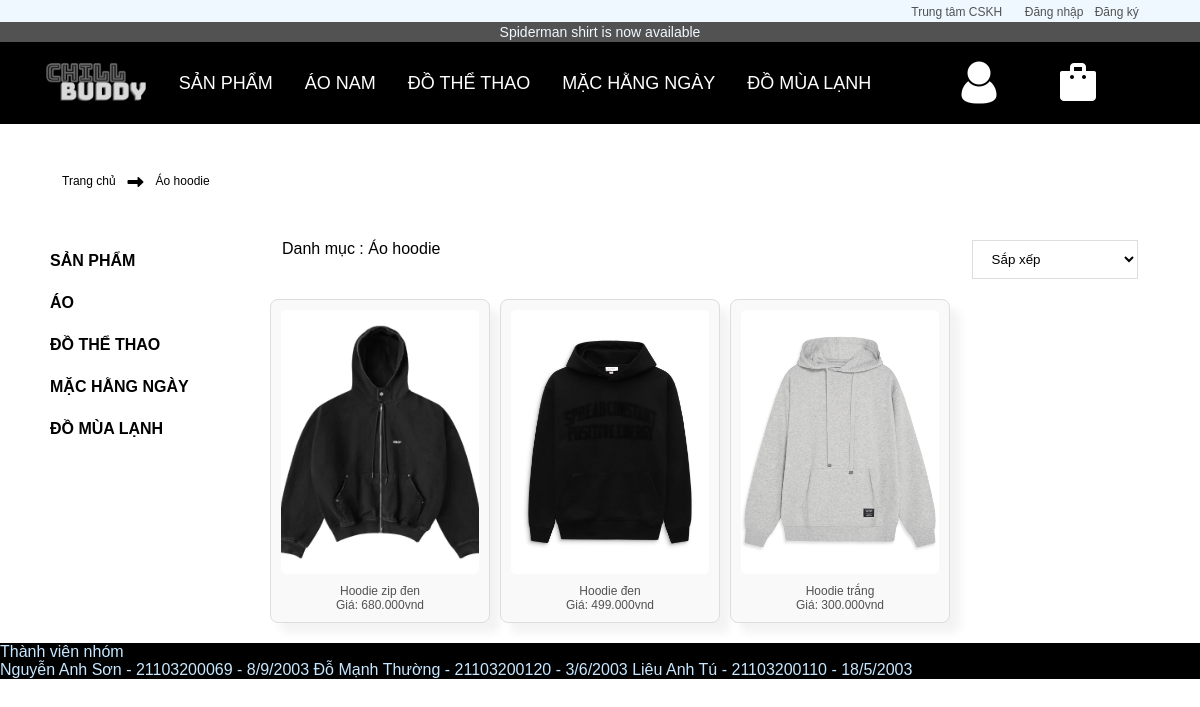
/pages/main/danhmuc.php?id=15, run on the app's committed database.
### tables this page shows
CREATE TABLE `tbl_danhmuc` (
  `id_danhmuc` int(11) NOT NULL,
  `tendanhmuc` varchar(100) NOT NULL,
  `thutu` int(11) NOT NULL
);

CREATE TABLE `tbl_ao` (
  `id_ao` int(11) NOT NULL,
  `tenao` varchar(100) NOT NULL,
  `maao` varchar(100) NOT NULL,
  `giaao` float NOT NULL,
  `soluong` int(11) NOT NULL,
  `hinhanh` varchar(100) NOT NULL,
  `mieuta` text NOT NULL,
  `id_danhmuc` int(11) NOT NULL,
  `trangthai` int(11) NOT NULL,
  `banchay` int(11) NOT NULL
);

### pages/main/danhmuc.php (the view, shortened to what this page needs)
<?php
    include("../../admin/config/connect.php");
    include("thongtin.php");
 ?>
 <?php
     $sql_danhmuc="SELECT * FROM tbl_danhmuc ORDER BY id_danhmuc DESC";
     $query_danhmuc=mysqli_query($connect,$sql_danhmuc);
?>
 <?php
    if (isset($_GET['id'])) {
        $id = $_GET['id'];
    } else {
        echo "Category ID is missing!";
        exit;
    }
    $sql_cate = "SELECT * FROM tbl_danhmuc WHERE id_danhmuc='$id' LIMIT 1";
    $query_cate = mysqli_query($connect, $sql_cate);
    $row_title = mysqli_fetch_array($query_cate);
    $sort_order = "DESC";
    $page = isset($_GET['trang']) ? $_GET['trang'] : 1;
    $begin = ($page == 1) ? 0 : ($page * 10) - 10;
    $sql_show = "SELECT * FROM tbl_ao
                 WHERE id_danhmuc='$id'
                 ORDER BY giaao $sort_order
                 LIMIT $begin,10";
    $query_show = mysqli_query($connect, $sql_show);
?>
<!DOCTYPE html>
<html lang="en">
<head>
    <link rel="stylesheet" href="../../css/style_sanpham.css">
</head>
<body>
    <div class="site-wrapper">
        <div class="site-header">
            <div class="topbar">
                <ul class="nav-main">
                    <li class="nav-main__item">
                        <a href="#" onclick="showPopupCustom()">Trung tâm CSKH</a>
                    </li>
                    <li class="nav-main__item">
                        <?php
                            if(isset($_SESSION['dangky'])){
                        ?>
                            <li><a href="#" onclick="showPopup()">Thông Tin</a></li>
                            <li> <a href="../../index.php?dangxuat=1">Đăng xuât</a></li>
                        <?php
                            }else{
                        ?>
                             <li> <a href="dangnhap.php">Đăng nhập</a></li>
                             <li> <a href="dangky.php">Đăng ký</a></li>
                        <?php
                            }
                        ?>
                    </li>
                </ul>
            </div>
            <div class="topbar-promotion">
                <p>Spiderman shirt is now available</p>
            </div>
            <div class="header">
                <div class="header__inner">
                    <div class="header__logo">
                        <a href="../../index.php">
                            <img src="../../img/logo.png" alt="Logo" class="header__logo">
                        </a>
                    </div>
                    <div class="nav__main-menu">
                        <ul class="nav__menu">
                            <li class="nav__menu-item">
                                <a href="">SẢN PHẨM</a>
                            </li>
                            <li class="nav__menu-item">
                                <a href="">ÁO NAM</a>
                            </li>
                            <li class="nav__menu-item">
                                <a href="">ĐỒ THỂ THAO</a>
                            </li>
                            <li class="nav__menu-item">
                                <a href="">MẶC HẰNG NGÀY</a>
                            </li>
                            <li class="nav__menu-item">
                                <a href="">ĐỒ MÙA LẠNH</a>
                            </li>
                        </ul>
                    </div>
                    <div class="header__actions" style="width: 250px">
                        <div class="header-actions-button">
                            <a href="#" onclick="showPopup()">
                                <img src="../../img/icon-person1.png" alt="User">
                            </a>
                        </div>
                        <div class="header-actions-button">
                            <a href="giohang/cart.php">
                                <img src="../../img/icon-shopping-basket1.png" alt="Basket">
                            </a>
                        </div>
                    </div>
                </div>
            </div>
        </div>
    </div>
     <section class="category">
        <div class="container">
            <div class="category-top row">
                <p>Trang chủ</p> <i class="fa fa-long-arrow-right" aria-hidden="true"></i>
                <p><?php
                                if(isset($row_title['tendanhmuc'])){
                                    echo $row_title['tendanhmuc'];
                                }else{
                                    echo "lỗi không lấy được data";
                                }
                    ?>
                </p>
            </div>
        </div>
        <div class="container">
            <div class="row">
                <div class="category-left">
                    <ul>
                        <li class="category-left-li"><a href="#">SẢN PHẨM</a>
                        </li>
                        <li class="category-left-li">
                            <a href="#">ÁO</a>
                        </li>
                        <li class="category-left-li"><a href="#">ĐỒ THỂ THAO</a>
                        </li>
                        <li class="category-left-li"><a href="#">MẶC HẰNG NGÀY</a>
                        </li>
                        <li class="category-left-li"><a href="#">ĐỒ MÙA LẠNH</a>
                        </li>
                    </ul>
                </div>
                <div class="category-right row">
                    <div class="category-right__top-item">
                        <p>Danh mục :
                        <?php
                                if(isset($row_title['tendanhmuc'])){
                                    echo $row_title['tendanhmuc'];
                                }else{
                                    echo "lỗi không lấy được data";
                                }
                        ?></p>
                    </div>
                    <div class="category-right__top-item">
                        <form action="" method="GET">
                            <select name="sort" onchange="this.form.submit()">
                                <option value="">Sắp xếp</option>
                            </select>
                        </form>
                    </div>
                    <div class="category-main__content row">
                        <ul class="product_list">
                            <?php
                                while($row_pro=mysqli_fetch_array($query_show)){
                            ?>
                                <li class="product">
                                    <a href="sanpham.php?id=<?php echo $row_pro['id_ao'] ?>">
                                        <img src="../../admin/modules/quanlyao/uploads/<?php echo $row_pro['hinhanh'] ?>">
                                        <p class="title_product"> <?php echo $row_pro['tenao'] ?></p>
                                        <p class="price_product">Giá: <?php echo number_format($row_pro['giaao'],0,',','.').'vnd' ?></p>
                                    </a>
                                </li>
                            <?php
                                }
                            ?>
                        </ul>
                    </div>
                </div>
            </div>
        </div>
     </section>
</body>
<footer>
    <div class="site-footer__sidebar">
        <p class="site-footer__title" style="color: #C6E7FF;">Thành viên nhóm</p>
        <p class="site-footer__description" style="color: #C6E7FF; ">
            Nguyễn Anh Sơn - 21103200069 - 8/9/2003
            Đỗ Mạnh Thường - 21103200120 - 3/6/2003
            Liêu Anh Tú - 21103200110 - 18/5/2003
        </p>
    </div>
</footer>
</html>

### css/style_sanpham.css (style rules this page uses)
* { margin: 0; padding: 0; box-sizing: border-box; font-family: Arial, Helvetica, sans-serif; }
a { text-decoration: none; color: #525252; font-size: 12px; }
.site-header { display: flex; flex-direction: column; position: sticky; top: 0; z-index: 1000; transition: transform 0.3s ease; }
.topbar { display: flex; justify-content: end; background-color: aliceblue; }
.nav-main { display: flex; justify-content: space-evenly; width: 300px; list-style: none; padding: 2px 50px 2px 0px; background-color: aliceblue; }
.topbar-promotion { background-color: #525252; padding: 2px; text-align: center; color: aliceblue; font-size: 14px; }
.header__inner { display: flex; height: 82px; justify-content: space-evenly; padding: 0px 30px 0px 30px; background-color: #000000; }
.header__logo { max-width: auto; max-height: 100px; margin-top: -5px; }
.nav__menu { display: flex; }
.nav__menu-item { position: relative; display: flex; align-items: center; list-style: none; width: auto; height: 82px; padding: 31px 16px 31px 16px; }
.nav__menu-item a { color: #FFFFFF; font-size: large; }
.header__actions { display: flex; justify-content: space-evenly; width: 200px; align-items: center; }
@media screen and (max-width: 1920px) { .product { width: calc(20% - 12px); } }
footer { background-color: #000000; color: #C6E7FF; }
.row { display: flex; flex-wrap: wrap; }
.category { padding: 50px 0 0; }
.category .container { padding: 0 50px 0 50px; }
.category-top { margin-bottom: 50px; }
.category-top p { margin: 0 12px; font-size: 12px; }
.category-left { width: 20%; }
.category-right { width: 80%; display: flex; justify-content: space-between; }
.category-right__top-item { flex: 1; padding: 0 12px; }
.category-right__top-item select { display: flex; justify-self: end; width: 40%; padding: 10px 15px; background-color: #ffff; border: 1px solid #dddddd; cursor: pointer; }
.category-main__content { justify-content: space-between; }
.product { display: flex; flex-direction: column; justify-content: space-between; user-select: none; text-decoration: none; border: 2px solid transparent; box-shadow: 10px 10px 10px rgba(0, 0, 0, 0.05); padding: 12px 0; margin: 20px 0 20px 0; }
.product img { width: 100%; aspect-ratio: 3 / 4; }
.category-left ul li { padding: 12px 0; list-style: none; }
.category-left ul li >a { color: #000000; font-size: 16px; font-weight: bold; }
.category-main__content .product_list { display: flex; justify-content: flex-start; flex-wrap: wrap; gap: 10px; padding: 0; margin: 0; list-style: none; }
.product { flex: 1 1 20%; max-width: 20%; box-sizing: border-box; padding: 10px; border: 1px solid #ddd; border-radius: 8px; text-align: center; background-color: #f9f9f9; transition: transform 0.3s; }
.product img { width: 100%; height: auto; object-fit: cover; border-radius: 5px; margin-bottom: 10px; aspect-ratio: 3 / 4; }
@media (max-width: 1200px) { .product { flex: 1 1 25%; max-width: 25%; } }
.product_list { flex: 1; }

### data on the page
tbl_danhmuc: tendanhmuc "Áo hoodie"
tbl_ao: hinhanh (picture), tenao "Hoodie zip đen", giaao "680.000"
tbl_ao: hinhanh (picture), tenao "Hoodie đen", giaao "499.000"
tbl_ao: hinhanh (picture), tenao "Hoodie trắng", giaao "300.000"
